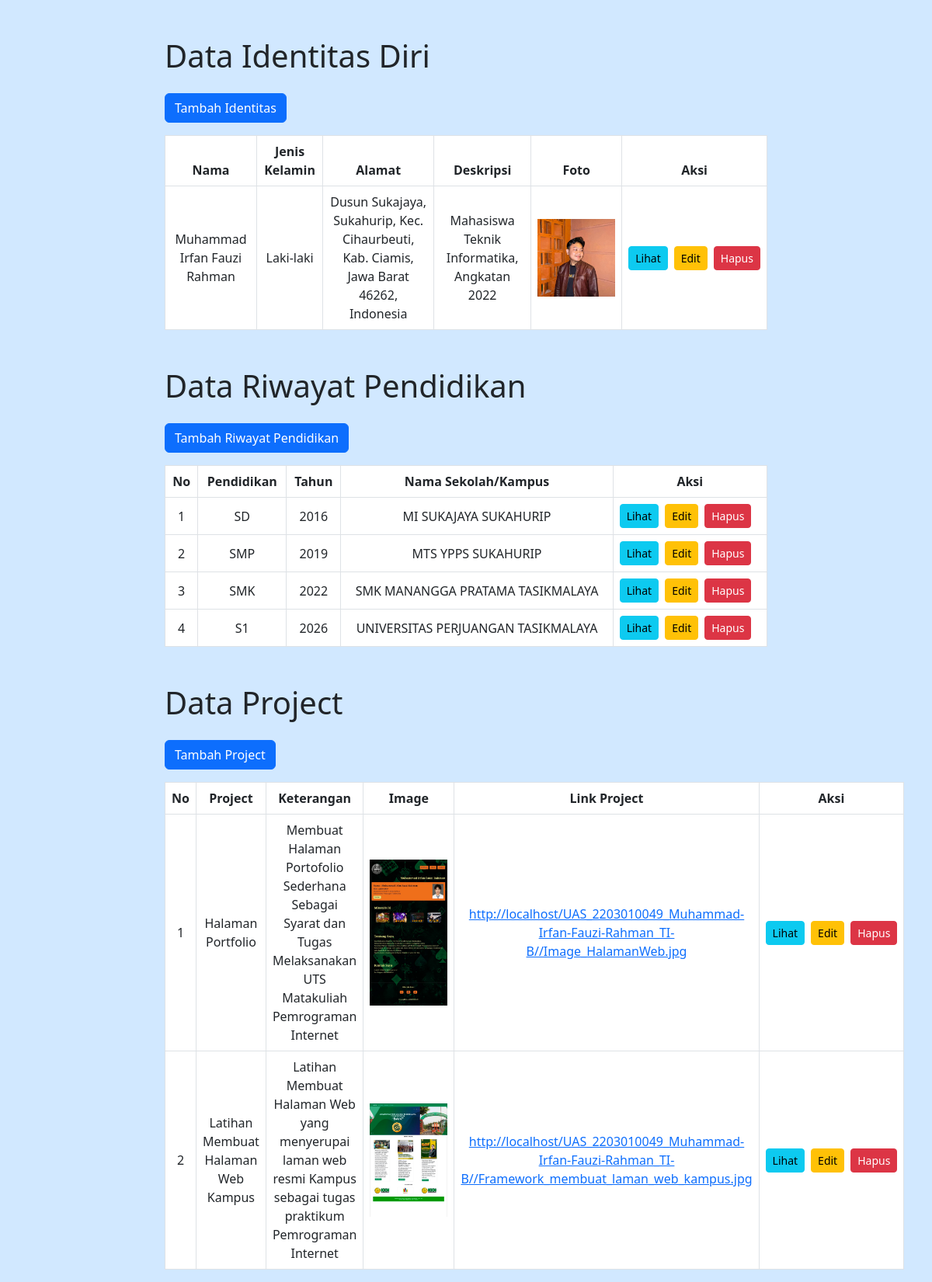
Screenshot of /Editor/index.php with the database file from the repository.
### tables this page shows
CREATE TABLE `users` (
  `id` int(11) NOT NULL,
  `nama` varchar(255) NOT NULL,
  `jenis_kelamin` enum('Laki-laki','Perempuan') NOT NULL,
  `alamat` text NOT NULL,
  `deskripsi` text DEFAULT NULL,
  `foto` varchar(255) DEFAULT NULL
);

CREATE TABLE `riwayat_pendidikan` (
  `nomor` int(11) NOT NULL,
  `pendidikan` varchar(255) NOT NULL,
  `tahun` int(11) NOT NULL,
  `sekolah_kampus` varchar(255) NOT NULL
);

CREATE TABLE `project` (
  `nomor` int(11) NOT NULL,
  `project` varchar(255) NOT NULL,
  `keterangan` text DEFAULT NULL,
  `foto` varchar(255) DEFAULT NULL,
  `link_project` varchar(255) NOT NULL
);

### Editor/index.php (the view, shortened to what this page needs)
<?php
include 'database.php';
$sql_users = "SELECT * FROM users";
$result_users = $conn -> query($sql_users);
$sql_riwayat_pendidikan = "SELECT * FROM riwayat_pendidikan";
$result_riwayat_pendidikan = $conn -> query($sql_riwayat_pendidikan);
$sql_project = "SELECT * FROM project";
$result_project = $conn -> query($sql_project);
?>
<!DOCTYPE html>
<html lang="id">
<head>
  <link href="https://cdn.jsdelivr.net/npm/bootstrap@5.3.0-alpha1/dist/css/bootstrap.min.css" rel="stylesheet">
  <link rel="stylesheet" href="style.css">
</head>
<body>
  <div class="container mt-5">
    <h1 class="mb-4">Data Identitas Diri</h1>
    <a href="create.php" class="btn btn-primary mb-3">Tambah Identitas</a>
    <table class="table table-bordered">
      <thead>
        <tr>
          <th>Nama</th>
          <th>Jenis Kelamin</th>
          <th>Alamat</th>
          <th>Deskripsi</th>
          <th>Foto</th>
          <th>Aksi</th>
        </tr>
      </thead>
      <tbody>
        <?php while ($row = $result_users -> fetch_assoc()): ?>
          <tr>
            <td><?= $row['nama'] ?></td>
            <td><?= $row['jenis_kelamin'] ?></td>
            <td><?= $row['alamat'] ?></td>
            <td><?= $row['deskripsi'] ?></td>
            <td>
              <img src="assets/images/<?= $row['foto'] ?>" alt="Foto" width="100">
            </td>
            <td>
               <div class="d-flex gap-2">
                <a href="view.php?id=<?= $row['id'] ?>" class="btn btn-info btn-sm">Lihat</a>
                <a href="edit.php?id=<?= $row['id'] ?>" class="btn btn-warning btn-sm">Edit</a>
                <a href="delete.php?id=<?= $row['id'] ?>" class="btn btn-danger btn-sm">Hapus</a>
               </div>
            </td>
          </tr>
          <?php endwhile; ?>
      </tbody>
    </table>
  </div>
  <div class="container mt-5">
  <h1 class="mb-4">Data Riwayat Pendidikan</h1>
  <a href="create_riwayat_pendidikan_buat.php" class="btn btn-primary mb-3">Tambah Riwayat Pendidikan</a>
    <table class="table table-bordered">
      <thead>
        <tr>
          <th>No</th>
          <th>Pendidikan</th>
          <th>Tahun</th>
          <th>Nama Sekolah/Kampus</th>
          <th>Aksi</th>
        </tr>
      </thead>
      <tbody>
        <?php while ($row = $result_riwayat_pendidikan -> fetch_assoc()): ?>
          <tr>
            <td><?= $row['nomor'] ?></td>
            <td><?= $row['pendidikan'] ?></td>
            <td><?= $row['tahun'] ?></td>
            <td><?= $row['sekolah_kampus'] ?></td>
            <td>
               <div class="d-flex gap-2">
                <a href="view_riwayat_pendidikan_lihat.php?nomor=<?= $row['nomor'] ?>" class="btn btn-info btn-sm">Lihat</a>
                <a href="edit_riwayat_pendidikan_ubah.php?nomor=<?= $row['nomor'] ?>" class="btn btn-warning btn-sm">Edit</a>
                <a href="delete_riwayat_pendidikan_hapus.php?nomor=<?= $row['nomor'] ?>" class="btn btn-danger btn-sm">Hapus</a>
               </div>
            </td>
          </tr>
          <?php endwhile; ?>
      </tbody>
    </table>
  </div>
  <div class="container mt-5">
  <h1 class="mb-4">Data Project</h1>
  <a href="create_project_buat.php" class="btn btn-primary mb-3">Tambah Project</a>
    <table class="table table-bordered">
      <thead>
        <tr>
          <th>No</th>
          <th>Project</th>
          <th>Keterangan</th>
          <th>Image</th>
          <th>Link Project</th>
          <th>Aksi</th>
        </tr>
      </thead>
      <tbody>
        <?php while ($row = $result_project -> fetch_assoc()): ?>
          <tr>
            <td><?= $row['nomor'] ?></td>
            <td><?= $row['project'] ?></td>
            <td><?= $row['keterangan'] ?></td>
            <td>
              <img src="assets/images/<?= $row['foto'] ?>" alt="Foto" width="100">
            </td>
            <td><a href="<?= $row['link_project'] ?>" ><?= $row['link_project'] ?></a></td>
            <td>
               <div class="d-flex gap-2">
                <a href="view_project_lihat.php?nomor=<?= $row['nomor'] ?>" class="btn btn-info btn-sm">Lihat</a>
                <a href="edit_project_ubah.php?nomor=<?= $row['nomor'] ?>" class="btn btn-warning btn-sm">Edit</a>
                <a href="delete_project_hapus.php?nomor=<?= $row['nomor'] ?>" class="btn btn-danger btn-sm">Hapus</a>
               </div>
            </td>
          </tr>
          <?php endwhile; ?>
      </tbody>
    </table>
  </div>
</body>
</html>

### Editor/style.css (style rules this page uses)
body { background-color:rgb(209, 232, 255); }
.container { max-width: 800px; }
table { background-color: #fff; }
table img { max-width: 100px; object-fit: cover; }
.d-flex { display: flex; }
.gap-2 { gap: 0.5rem; }
.table td { vertical-align: middle; }
.table th, .table td { text-align: center; }

### rows the page displays
users: nama "Muhammad Irfan Fauzi Rahman", jenis_kelamin "Laki-laki", alamat "Dusun Sukajaya, Sukahurip, Kec. Cihaurbeuti, Kab. Ciamis, Jawa Barat 46262, Indonesia", deskripsi "Mahasiswa Teknik Informatika, Angkatan 2022", foto (picture)
riwayat_pendidikan: nomor "1", pendidikan "SD", tahun "2016", sekolah_kampus "MI SUKAJAYA SUKAHURIP"
riwayat_pendidikan: nomor "2", pendidikan "SMP", tahun "2019", sekolah_kampus "MTS YPPS SUKAHURIP"
riwayat_pendidikan: nomor "3", pendidikan "SMK", tahun "2022", sekolah_kampus "SMK MANANGGA PRATAMA TASIKMALAYA"
riwayat_pendidikan: nomor "4", pendidikan "S1", tahun "2026", sekolah_kampus "UNIVERSITAS PERJUANGAN TASIKMALAYA"
project: nomor "1", project "Halaman Portfolio", keterangan "Membuat Halaman Portofolio Sederhana Sebagai Syarat dan Tugas Melaksanakan UTS Matakuliah Pemrograman Internet", foto (picture), link_project "http://localhost/UAS_2203010049_Muhammad-Irfan-Fauzi-Rahman_TI-B//Image_HalamanWeb.jpg"
project: nomor "2", project "Latihan Membuat Halaman Web Kampus", keterangan "Latihan Membuat Halaman Web yang menyerupai laman web resmi Kampus sebagai tugas praktikum Pemrograman Internet", foto (picture), link_project "http://localhost/UAS_2203010049_Muhammad-Irfan-Fauzi-Rahman_TI-B//Framework_membuat_laman_web_kampus.jpg"
